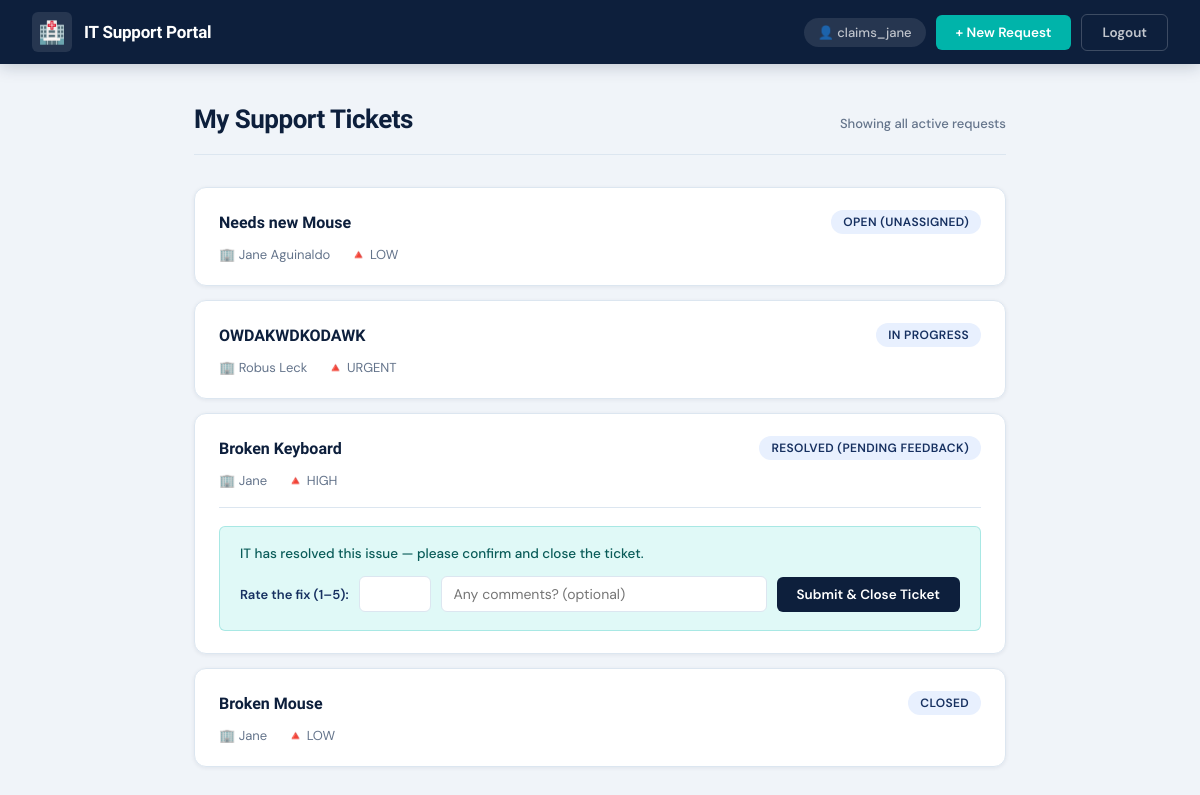
/tickets/portal/ (signed in), run on the app's committed database.
### tickets/models.py (models this page shows, shortened)
class Ticket(models.Model):
    STATUS_CHOICES = [
        ('OPEN', 'Open (Unassigned)'),
        ('IN_PROGRESS', 'In Progress'),
        ('RESOLVED', 'Resolved (Pending Feedback)'),
        ('CLOSED', 'Closed'),
    ]
    TRIAGE_CHOICES = [
        ('LOW', 'Low'),
        ('MEDIUM', 'Medium'),
        ('HIGH', 'High'),
        ('URGENT', 'Urgent'),
    ]
    APPROVAL_CHOICES = [
        ('PENDING', 'Pending Manager Approval'),
        ('APPROVED', 'Approved'),
        ('REJECTED', 'Rejected'),
        ('NOT_REQUIRED', 'Not Required (Emergency)'),
    ]
    needs_head_approval = models.BooleanField(default=True, verbose_name="Needs Dept Head Approval")
    approval_status = models.CharField(max_length=20, choices=APPROVAL_CHOICES, default='PENDING')
    requester = models.ForeignKey(User, on_delete=models.CASCADE, related_name='submitted_tickets')
    client_name = models.CharField(max_length=100, verbose_name="Affected User/Client Name")
    client_email = models.EmailField(null=True, blank=True)
    department = models.CharField(max_length=50, choices=DEPARTMENT_CHOICES, default='IT')
    title = models.CharField(max_length=200)
    description = models.TextField()
    priority = models.CharField(max_length=20, choices=TRIAGE_CHOICES, default='LOW')
    approval_status = models.CharField(max_length=20, choices=APPROVAL_CHOICES, default='PENDING')
    status = models.CharField(max_length=20, choices=STATUS_CHOICES, default='OPEN')
    assigned_to = models.ForeignKey(User, on_delete=models.SET_NULL, null=True, blank=True, related_name='assigned_tickets')
    is_escalated = models.BooleanField(default=False, verbose_name="Needs Escalation")
    resolution_notes = models.TextField(null=True, blank=True, verbose_name="IT Resolution Notes")
    client_feedback_rating = models.IntegerField(null=True, blank=True, choices=[(i, i) for i in range(1, 6)], verbose_name="Client Star Rating")
    client_feedback_notes = models.TextField(null=True, blank=True, verbose_name="Client Comments")
    created_at = models.DateTimeField(auto_now_add=True)
    updated_at = models.DateTimeField(auto_now=True)

### tickets/views.py (the view, shortened to what this page needs)
# urls.py: path('portal/', views.clinic_portal, name='clinic_portal'),
@login_required
def clinic_portal(request):
    my_tickets = Ticket.objects.filter(requester=request.user).order_by('-created_at')
    return render(request, 'tickets/clinic_portal.html', {'my_tickets': my_tickets})

### tickets/templates/tickets/clinic_portal.html (shortened to what this page needs)
{% load static %}
<!DOCTYPE html>
<html lang="en">
<head>
    <link rel="stylesheet" href="{% static 'tickets/css/clinic_portal.css' %}">
</head>
<body>
<nav class="navbar">
    <div class="navbar-brand">
        <div class="brand-icon">🏥</div>
        IT Support Portal
    </div>
    <div class="navbar-right">
        <span class="welcome-chip">👤 {{ request.user.username }}</span>
        <a href="{% url 'create_ticket' %}" class="btn btn-new">+ New Request</a>
        <form action="{% url 'logout' %}" method="post" style="margin:0;">
            <button type="submit" class="btn btn-ghost">Logout</button>
        </form>
    </div>
</nav>
<div class="container">
    <div class="page-header">
        <h1 class="page-title">My Support Tickets</h1>
        <span class="ticket-count">Showing all active requests</span>
    </div>
    <div class="ticket-list">
        {% for ticket in my_tickets %}
        <div class="ticket-card">
            <div class="ticket-header">
                <span class="ticket-title">{{ ticket.title }}</span>
                <span class="badge badge-default">{{ ticket.get_status_display }}</span>
            </div>
            <div class="ticket-meta">
                <span>🏢 {{ ticket.client_name }}</span>
                <span>🔺 {{ ticket.priority }}</span>
            </div>
            {% if ticket.status == 'RESOLVED' %}
            <hr class="divider">
            <div class="feedback-box">
                <p class="feedback-label">IT has resolved this issue — please confirm and close the ticket.</p>
                <form method="POST" class="feedback-form">
                    <label for="rating-{{ ticket.id }}">Rate the fix (1–5):</label>
                    <input type="number" id="rating-{{ ticket.id }}" name="rating" min="1" max="5" required>
                    <input type="text" name="feedback_notes" placeholder="Any comments? (optional)">
                    <button type="submit" name="submit_feedback" class="btn-feedback">Submit &amp; Close Ticket</button>
                </form>
            </div>
            {% endif %}
        </div>
        {% empty %}
        <div class="empty-state">
            <div class="empty-icon">📋</div>
            <h4>No active support requests</h4>
            <p>All clear! Use the "+ New Request" button above if you need assistance.</p>
        </div>
        {% endfor %}
    </div>
</div>
</body>
</html>

### data on the page
Ticket: title "Needs new Mouse", status "OPEN (UNASSIGNED)", client_name "Jane Aguinaldo", priority "LOW"
Ticket: title "OWDAKWDKODAWK", status "IN PROGRESS", client_name "Robus Leck", priority "URGENT"
Ticket: title "Broken Keyboard", status "RESOLVED (PENDING FEEDBACK)", client_name "Jane", priority "HIGH"
Ticket: title "Broken Mouse", status "CLOSED", client_name "Jane", priority "LOW"

### other printed values
{{ request.user.username }} "claims_jane"
